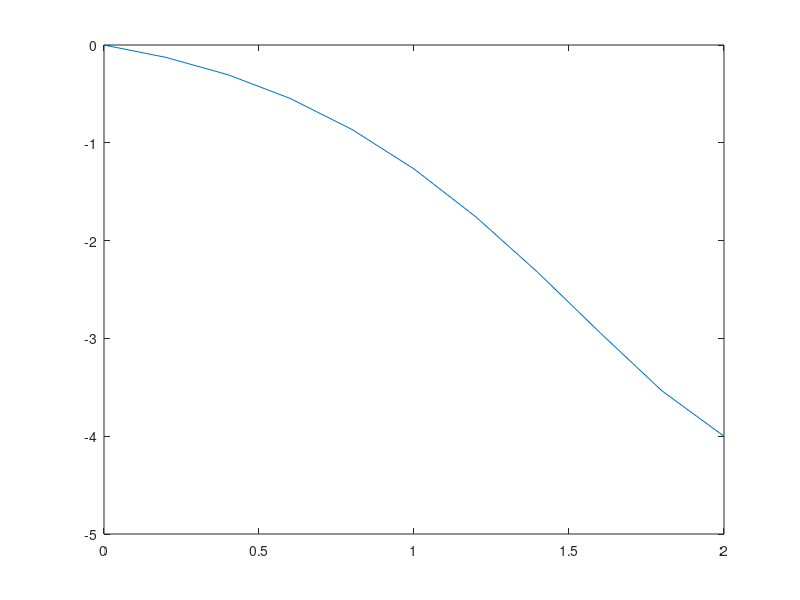
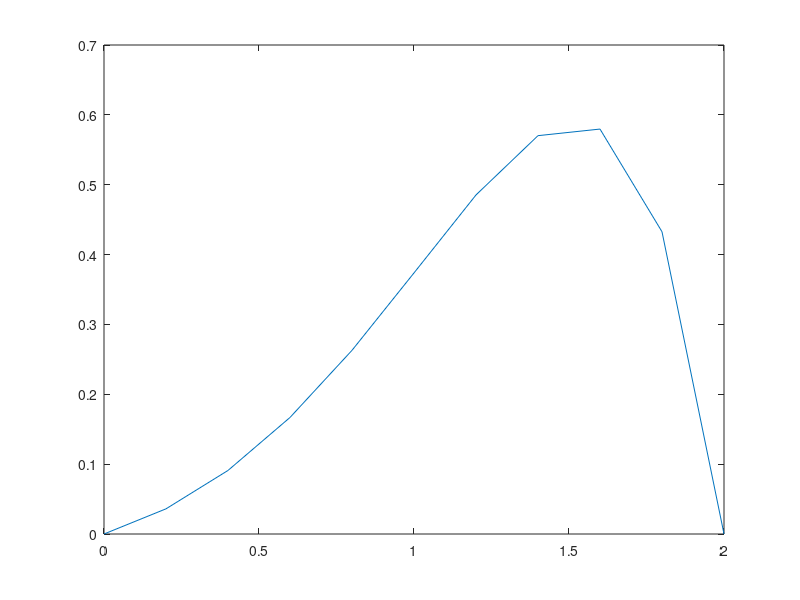

MATLAB code to generate these figures, in order:
% Nonlinear shooting method for solving BVPs
% of the form y'' = p(x)y' + q(x)y + r(x), y(a) = alpha, y(b) = beta
% currently with the system:
% p(x) = 2, q(x) = -1, r(x) = xe^x - x
% a = 0, b = 2, y(a) = 0, y(b) = -4.

clear
clc

p = @(x) 2;
q = @(x) -1;
r = @(x) x*exp(x)-x;

f = @(x,y1,y2) [y2, p(x)*y1 + q(x)*y2 + r(x)];
y = @(x) 1/6*x^3*exp(x) - 5/3*x*exp(x) + 2*exp(x) - x - 2;

a = 0; %boundary values
alpha = 0;
b = 2;
beta = -4;

h = 0.2;
N = (b-a)/h;
tol = 0.0001;

xvals = linspace(a,b,N+1);
w1vals = zeros(1,N+1);
w2vals = zeros(1,N+1);
v1vals = zeros(1,N+1);
v2vals = zeros(1,N+1);
yvals = zeros(1,N+1);
evals = zeros(1,N+1);

zvals = [];
z1 = 0.2; %initial guesses for z*
z2 = 0.3;

w1vals(1) = alpha; %initial conditions for w1,w2 and v1,v2
w2vals(1) = z1;
v1vals(1) = alpha;
v2vals(1) = z2;

for i = 1:N
    w1vals(i+1) = w1vals(i) + h*w2vals(i);
    w2vals(i+1) = w2vals(i) + h*(p(xvals(i))*w2vals(i) + q(xvals(i))*w1vals(i) + r(xvals(i)));
    v1vals(i+1) = v1vals(i) + h*v2vals(i);
    v2vals(i+1) = v2vals(i) + h*(p(xvals(i))*v2vals(i) + q(xvals(i))*v1vals(i) + r(xvals(i)));
end
p1 = w1vals(N+1);
p2 = v1vals(N+1);
pvals = [];

zvals(1) = z1;
zvals(2) = z2;
pvals(1) = p1;
pvals(2) = p2;

k = 1;
while abs(zvals(k+1) - zvals(k)) > tol
    k = k+1;
    zvals(k+1) = zvals(k) - (zvals(k)-zvals(k-1))/(pvals(k)-pvals(k-1))*(pvals(k)-beta);
    u1vals = zeros(1,N+1);
    u2vals = zeros(1,N+1);
    u1vals(1) = alpha;
    u2vals(1) = zvals(k+1);
    for i = 1:N
        u1vals(i+1) = u1vals(i) + h*u2vals(i);
        u2vals(i+1) = u2vals(i) + h*(p(xvals(i))*u2vals(i) + q(xvals(i))*u1vals(i) + r(xvals(i)));
    end
    pvals(k+1) = u1vals(N+1);
end

for i = 1:N+1
    yvals(i) = u1vals(i);
    evals(i) = abs(yvals(i) - y(xvals(i)));
end
figure(1)
plot(xvals,yvals)
figure(2)
plot(xvals,evals)